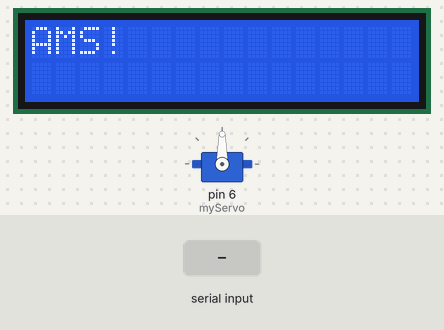
The sketch below on a simulated Arduino Uno, built with avr-gcc and run on an emulated ATmega328P. On the bench: 16×2 character LCD, servo. The test bench sets the inputs (shaded band). What the sketch prints to the serial monitor is not drawn.

Above: at 1.2 s.
1.3 s: "red\n" received over Serial
At 2.5 s:
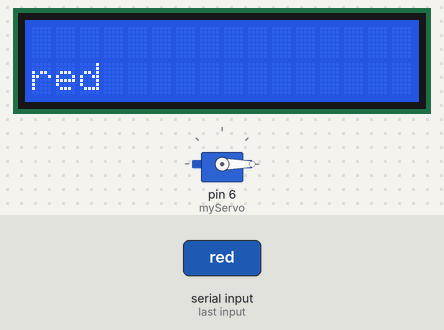
2.8 s: "green\n" received over Serial
At 4.0 s:
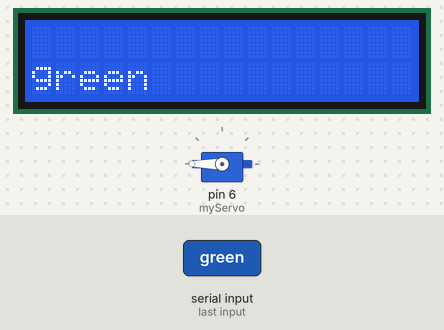
4.3 s: "blue\n" received over Serial
At 5.1 s:
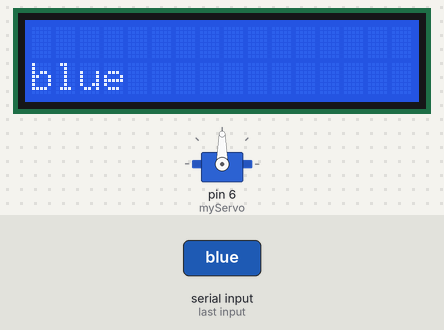
Timing chart, 0 to 7.3 s (numbered marks = the images above; inputs shaded):
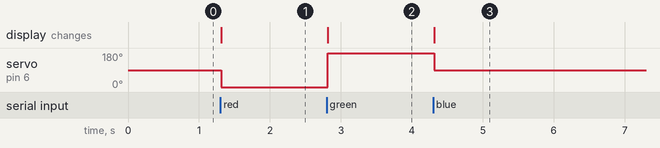

The sketch:

LCD.ino
```cpp
#include <Wire.h>
#include <LiquidCrystal_I2C.h>
#include <Servo.h>

Servo myServo;

// Common I2C address: 0x27
LiquidCrystal_I2C lcd(0x27, 16, 2);


void setup() {
    lcd.init();
    lcd.backlight();
    Serial.begin(9600);
    myServo.attach(6);

    lcd.setCursor(0, 0);
    lcd.print("AMS!");


}

void loop() {

    if (Serial.available() > 0){

    String data = Serial.readStringUntil('\n');
    data.trim();
  // using an if statement here seems to have a different effect
    if (data == "red"){
    lcd.clear();
    lcd.setCursor(0, 1);
    lcd.print(data);
    myServo.write(0);
    Serial.println("DONE!!");
  }
  if (data == "blue"){
    lcd.clear();
    lcd.setCursor(0, 1);
    lcd.print(data);
    myServo.write(90);
    Serial.println("DONE!!");
  }
  if (data == "green"){
    lcd.clear();
    lcd.setCursor(0, 1);
    lcd.print(data);
    myServo.write(180);
    Serial.println("DONE!!");
  }
  }
    }
```

Measured:
- after the input at 1.3 s, servo on pin 6 (myServo): 90° → 0° at once; the display: changes at once (image 1)
- after the input at 2.8 s, servo on pin 6 (myServo): 0° → 180° at once; the display: changes at once (image 2)
- after the input at 4.3 s, servo on pin 6 (myServo): 180° → 90° at once; the display: changes at once (image 3)
